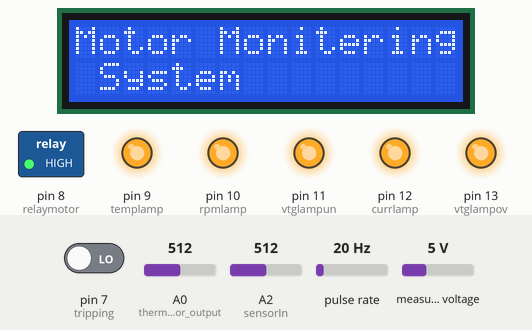
The sketch below on a simulated Arduino Uno, built with avr-gcc and run on an emulated ATmega328P. Shown: 16×2 character LCD, switched loads named in the sketch (green lamp = pin HIGH), output pins drawn as LEDs (lit = HIGH). Wiring (inferred from the names in the program): pulse sensor: data pin 2. Inputs (shaded band) come from the test bench; at power-on: pulse rate 20 Hz, pin 7 (tripping) LOW, A0 (thermistor_output) = 512, A2 (sensorIn) = 512, measured voltage 5 V. What the sketch prints to the serial monitor is not drawn.

Above: at 1.1 s.
At 6.7 s:
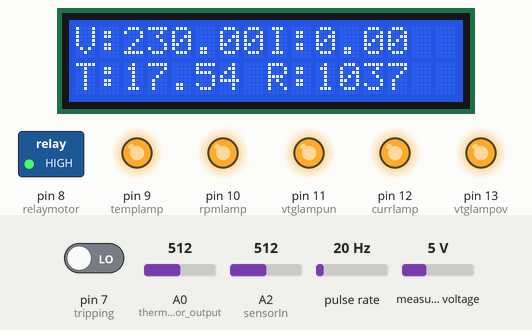
6.8 s: pulse rate (sensor on pin 2) set to 18 Hz
At 8.5 s:
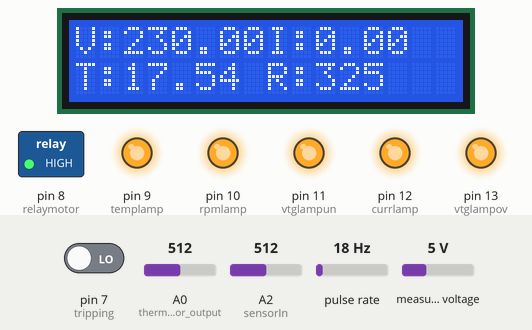
12.8 s: pulse rate (sensor on pin 2) set to 16 Hz
At 17.6 s:
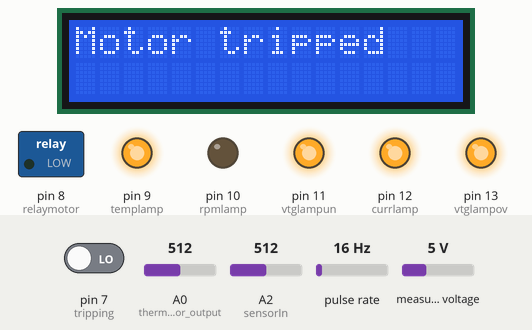
Timing chart, 0 to 19.1 s (numbered marks = the images above; inputs shaded):
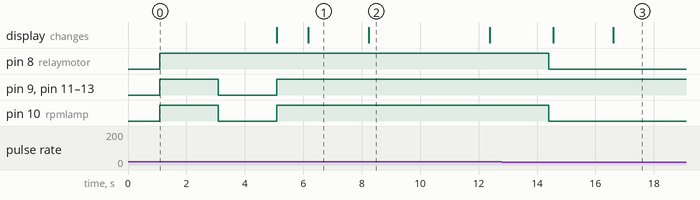

The sketch:

electrical_project_main-uno.ino
```cpp
#include <math.h>
#include <LiquidCrystal_I2C.h>
#include <ZMPT101B.h>
#include <Wire.h>
LiquidCrystal_I2C lcd(0x27, 16, 2);
#define SENSITIVITY 500.0f
const int thermistor_output = A0;

ZMPT101B voltageSensor(A1, 50.0);

float voltage1;
double sensorValue1 = 0;
double sensorValue2 = 0;
int crosscount = 0;
int climb_flag = 0;
int val[100];
int max_v = 0;
double VmaxD = 0;
double VeffD = 0;
double Veff = 0;

const int irPin = 2;
volatile unsigned int counter = 0;
unsigned long lastTime = 0;
unsigned int rpm = 0;
String SendData = "";


const int sensorIn = A2;
int mVperAmp = 185;

double Voltage = 0;
double VRMS = 0;
double AmpsRMS = 0;
bool mot = true;
#define relaymotor 8
#define vtglampov  13
#define vtglampun 11
#define currlamp 12
#define templamp 9
#define rpmlamp 10
#define tripping 7
int tripp = 0;

void setup() {
  Serial.begin(9600);
  voltageSensor.setSensitivity(SENSITIVITY);
  pinMode(irPin, INPUT);
  lcd.init();
  lcd.backlight();
  attachInterrupt(digitalPinToInterrupt(irPin), countInterrupt, RISING);
  lcd.clear();
  lcd.setCursor(0, 0);
  lcd.print("Motor Monitering");
  lcd.setCursor(0, 1);
  lcd.print(" System");
  delay(1000);
  pinMode(tripping, INPUT);
  pinMode(relaymotor, OUTPUT);
  pinMode(vtglampov, OUTPUT);
  pinMode(vtglampun, OUTPUT);
  pinMode(templamp, OUTPUT);
  pinMode(rpmlamp, OUTPUT);
  pinMode(currlamp, OUTPUT);
  digitalWrite(relaymotor, HIGH);

  digitalWrite(vtglampov, HIGH);
  digitalWrite(vtglampun, HIGH);
  digitalWrite(templamp, HIGH);
  digitalWrite(rpmlamp, HIGH);
  digitalWrite(currlamp, HIGH);

  delay(2000);

  digitalWrite(vtglampov, LOW);
  digitalWrite(vtglampun, LOW);
  digitalWrite(templamp, LOW);
  digitalWrite(rpmlamp, LOW);
  digitalWrite(currlamp, LOW);
  delay(2000);

  digitalWrite(vtglampov, HIGH);
  digitalWrite(vtglampun, HIGH);
  digitalWrite(templamp, HIGH);
  digitalWrite(rpmlamp, HIGH);
  digitalWrite(currlamp, HIGH);

  lcd.clear();

}


double getTemp() {
  // Thermistor code
  int thermistor_adc_val; double output_voltage;
  double thermistor_resistance, therm_res_ln, temperature;
  thermistor_adc_val = analogRead(thermistor_output);
  output_voltage = ((thermistor_adc_val * 5.0) / 1023.0);
  thermistor_resistance = ((5 * (12.0 / output_voltage)) - 10);
  thermistor_resistance = thermistor_resistance * 1000;
  therm_res_ln = log(thermistor_resistance);
  temperature = (1 / (0.001129148 + (0.000234125 * therm_res_ln) + (0.0000000876741 * therm_res_ln * therm_res_ln * therm_res_ln)));
  temperature = temperature - 273.15; return temperature;
}

double getVolt() {
  voltage1 = voltageSensor.getRmsVoltage();

}


double getAmp() {
  Voltage = getVPP();
  VRMS = (Voltage / 2.0) * 0.707;
  AmpsRMS = (VRMS * 1000) / mVperAmp; return AmpsRMS;
}

void loop() {
  double temp = getTemp();
  double volt = getVolt();
  double amp = getAmp();
  // AC Voltage sensor code


  // Tachometer code
  if (millis() - lastTime > 1000) {
    rpm = (counter * 60) / 7;
    counter = 0;
    lastTime = millis();

  }
  VmaxD = 0;


  // ****************************************************************************************

  if (mot) {

    // relay temp the final

    if (temp > 60)
    {
      digitalWrite(relaymotor, LOW);
      mot = false;
      digitalWrite(templamp, LOW);
      delay(100);
    }

    else if (temp < 60 && temp > 40)
    {
      digitalWrite(templamp, LOW);
      delay(100);
    }
    else
    {
      digitalWrite(templamp, HIGH);
    }

    // for rpm

    if (rpm < 300)
    {
      digitalWrite(relaymotor, LOW);
      mot = false;
      digitalWrite(rpmlamp, LOW);
      delay(100);

    }

    else
    {
      digitalWrite(rpmlamp, HIGH);
    }


    // for voltage digitalWrite(vtglampov, HIGH);  digitalWrite(vtglampun, HIGH);
    if (voltage1 > 270)
    {
      digitalWrite(relaymotor, LOW);
      digitalWrite(vtglampov, LOW);
       mot = false;
      delay(100);

    }
    else if (voltage1 < 270 && voltage1 > 220)
    {
      digitalWrite(vtglampov, HIGH);
    }

    else if (voltage1 < 190)
    {
      digitalWrite(relaymotor, LOW);
      mot = false;
      digitalWrite(vtglampun, LOW);
    }
    else if (voltage1 > 190 && voltage1 < 210)
    {
      digitalWrite(vtglampun, LOW);
    }

    else
    {
      digitalWrite(vtglampun, HIGH);
      digitalWrite(vtglampov, HIGH);
    }


    // relay for current
    if (amp > 6)
    {
      digitalWrite(relaymotor, LOW);
      mot = false;
       digitalWrite(currlamp, LOW);
    }
    else if (amp >= 3 && amp < 5)
    {
      digitalWrite(currlamp, LOW);
    }
    else {
      digitalWrite(currlamp, HIGH);
    }


  }
  // ****************************************************************************************

  else if (mot == false)
  {
    lcd.clear();
    while (mot == false)
    {

      tripp = digitalRead(tripping);
      if (tripp == 1)
        mot == true;
      lcd.setCursor(0, 0);
      lcd.print("Motor tripped");
    }
  }


  String tem = String(temp);
  String vol = String(voltage1);
  String cur = String(amp);
  String spd = String(rpm);

  //disp param
  lcd.setCursor(0, 0);
  lcd.print("V:");
  lcd.setCursor(2, 0);
  lcd.print("    ");
  lcd.setCursor(2, 0);
  lcd.print(vol);

  lcd.setCursor(8, 0);
  lcd.print("I:");
  lcd.setCursor(10, 0);
  lcd.print("    ");
  lcd.setCursor(10, 0);
  lcd.print(cur);

  lcd.setCursor(0, 1);
  lcd.print("T:");
  lcd.setCursor(2, 1);
  lcd.print("    ");
  lcd.setCursor(2, 1);
  lcd.print(tem);

  lcd.setCursor(8, 1);
  lcd.print("R:");
  lcd.setCursor(10, 1);
  lcd.print("    ");
  lcd.setCursor(10, 1);
  lcd.print(spd);


  //SendData="{\"tem\":"+tem+",\"vol\":"+vol+",\"cur\":"+cur+",\"spd\":"+spd+"}";
  //Serial.println(SendData);

  String dataString = "a:" + String(voltage1, 2) + ",b:" + String(amp, 2) + ",c:" + String(rpm, 2) + ",d:" + String(temp, 2);

  //String dataString = String(voltage1, 2) + "," + String(amp, 2) + "," + String(rpm, 2) + "," + String(temp, 2);
  Serial.println(dataString);


  //  Serial.println(voltage1);
  //  Serial.println(amp);
  //  Serial.println(rpm);
  //  Serial.println(temp);
  delay(1000);


}

void countInterrupt() {
  counter++;
}

float getVPP() {
  float result;
  int readValue;
  int maxValue = 0;
  int minValue = 1024;

  uint32_t start_time = millis();
  while ((millis() - start_time) < 1000) {
    readValue = analogRead(sensorIn);
    if (readValue > maxValue) {
      maxValue = readValue;
    }
    if (readValue < minValue) {
      minValue = readValue;
    }
  }

  result = ((maxValue - minValue) * 5.0) / 1024.0;
  return result;
}
```

Measured:
- the behaviour switches between 17 and 16 Hz on pulse rate (sensor on pin 2) (found by bisection; images 2 and 3)
- after the input at 12.8 s, pin 8 (relaymotor), pin 10 (rpmlamp): HIGH → LOW after 1.6 s; the display: first changes after 1.8 s (image 3 shows a later state)
- what the display in image 2 shows lasts 4.2 s, from 8.2 s to 12.4 s
